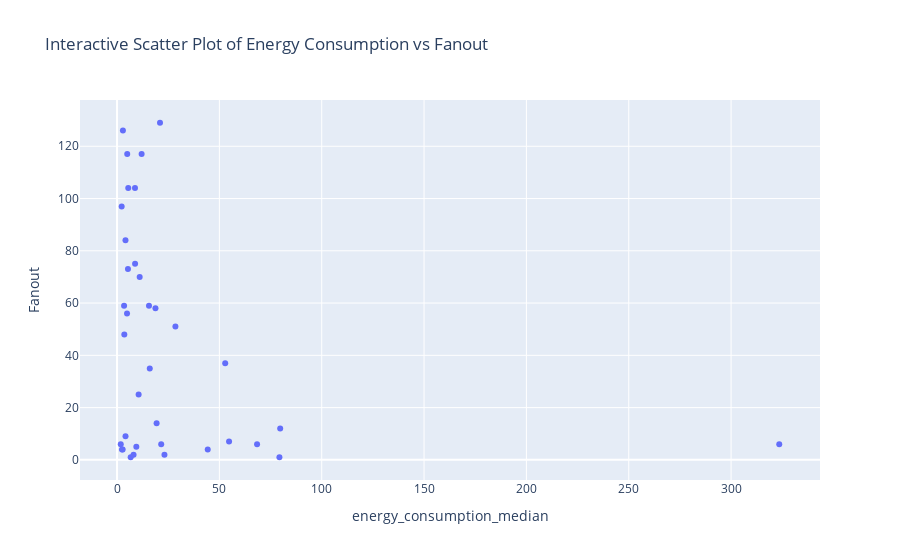

Here is the notebook cell this chart was saved with:
### Markdown cell above
## Hibernate-orm

### Code cell
import importlib
import utils2
importlib.reload(utils2)
from utils2 import get_all_data_from_one_repo, mean_dict, create_dataframe_metric_energy

data_hibernate = get_all_data_from_one_repo("hibernate-orm", 25, excluded_first_ancestor_class=" ")

all_project_means = mean_dict(data_hibernate)
df = create_dataframe_metric_energy(data_hibernate, "hibernate-orm")
scatter_plot(df)

### Figure 1 — Plotly figure (JSON) as saved in the notebook; plotly's stock layout.template omitted (floating-point values rounded to 4 significant figures)
{"data": [{"customdata": [["buildStaxFactory/0"], ["jaxb/4[javax.xml.stream.XMLEventReader,javax.xml.validation.Schema,org.hibernate.boot.jaxb.internal.JAXBContext,org.hibernate.boot.jaxb.Origin]"], ["mappingJaxbContext/0"], ["mappingJaxbContext/0"], ["doBind/1[org.hibernate.boot.jaxb.spi.Binder]"], ["peek/0"], ["getPhysicalNamingStrategy/0"], ["findResource/1[java.lang.String]"], ["hasNextIgnoringServiceConfigurationError/1[java.util.Iterator<?>]"], ["loadAll/0"], ["loadAll/0"], ["resolveLocalXsdSchema/1[java.lang.String]"], ["MethodDispatching/2[org.hibernate.bytecode.enhance.internal.bytebuddy.TypeDescription,org.hibernate.bytecode.enhance.internal.bytebuddy.EnhancerImpl.AnnotatedFieldDescription]"], ["buildBytecodeProvider/1[java.lang.String]"], ["make/2[TypePool,DynamicType.Builder<?>]"], ["registerKeyword/1[java.lang.String]"], ["makeConnection/2[java.lang.String,java.util.Properties]"], ["apply/1[java.sql.DatabaseMetaData]"], ["SqmCriteriaNodeBuilder/7[java.lang.String,java.lang.String,org.hibernate.query.sqm.internal.QueryEngine,boolean,org.hibernate.query.sqm.internal.ValueHandlingMode,org.hibernate.query.sqm.internal.ServiceRegistry,java.util.function.Supplier<org.hibernate.engine.spi.SessionFactoryImplementor>]"], ["accept/1[java.lang.String]"], ["applyRegistrationKeys/2[org.hibernate.type.BasicTypeReference<?>,java.lang.String[]]"], ["extractLoggableRepresentation/1[byte[]]"], ["verify/3[java.lang.String,org.hibernate.orm.test.boot.jaxb.mapping.ClassLoaderService,org.hibernate.orm.test.boot.jaxb.mapping.ServiceRegistryScope]"], ["verifyHbm/3[java.lang.String,org.hibernate.orm.test.boot.jaxb.mapping.ClassLoaderService,org.hibernate.orm.test.boot.jaxb.mapping.ServiceRegistryScope]"], ["getBytesFromInputStream/1[java.io.InputStream]"], ["createSeContainer/0"], ["getConnection/0"], ["init/1[org.hibernate.orm.test.delegation.SessionFactoryScope]"], ["fullyImplicitTest2/1[org.hibernate.orm.test.query.sql.SessionFactoryScope]"], ["getResultSetProxy/2[java.sql.ResultSet,java.sql.Statement]"], ["evaluate/0"], ["evaluate/0"], ["createTestUsingConstructorInjection/0"], ["collectInitializationErrors/1[java.util.List<java.lang.Throwable>]"], ["evaluate/0"], ["Log4J2DelegatingLogger/1[java.lang.String]"]], "hovertemplate": "energy_consumption_median=%{x}<br>Fanout=%{y}<br>identifier=%{customdata[0]}<extra></extra>", "legendgroup": "", "marker": {"color": "#636efa", "symbol": "circle"}, "mode": "markers", "name": "", "orientation": "v", "showlegend": false, "type": "scatter", "x": [3.448, 8.819, 11.06, 16.0, 1.815, 18.77, 6.664, 4.127, 12.01, 4.975, 21.0, 28.52, 21.58, 3.561, 54.73, 8.769, 52.85, 5.481, 4.881, 10.55, 15.61, 2.871, 2.746, 2.411, 23.16, 9.426, 5.34, 19.33, 44.31, 2.267, 323.5, 68.41, 4.141, 8.075, 79.71, 79.33], "xaxis": "x", "y": [59, 75, 70, 35, 6, 58, 1, 84, 117, 117, 129, 51, 6, 48, 7, 104, 37, 104, 56, 25, 59, 126, 4, 4, 2, 5, 73, 14, 4, 97, 6, 6, 9, 2, 12, 1], "yaxis": "y"}], "layout": {"legend": {"tracegroupgap": 0}, "title": {"text": "Interactive Scatter Plot of Energy Consumption vs Fanout"}, "xaxis": {"anchor": "y", "domain": [0, 1], "title": {"text": "energy_consumption_median"}}, "yaxis": {"anchor": "x", "domain": [0, 1], "title": {"text": "Fanout"}}}}
